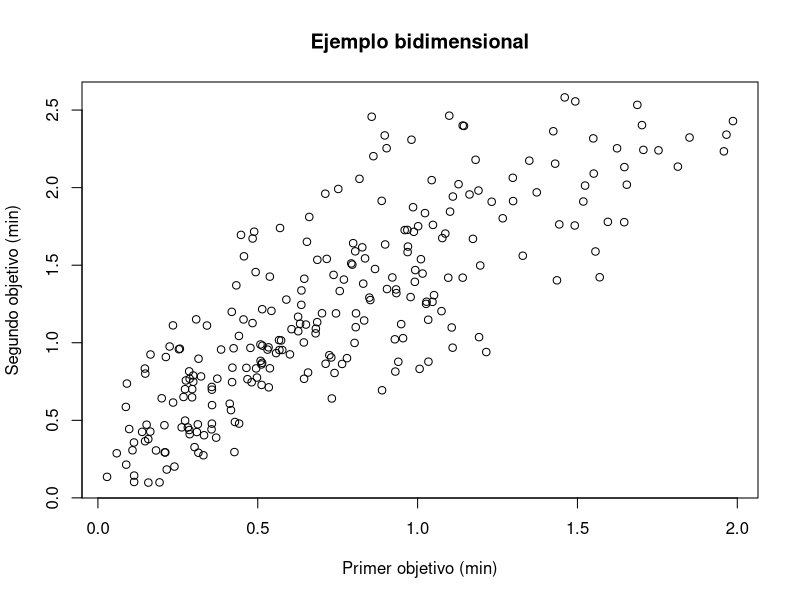
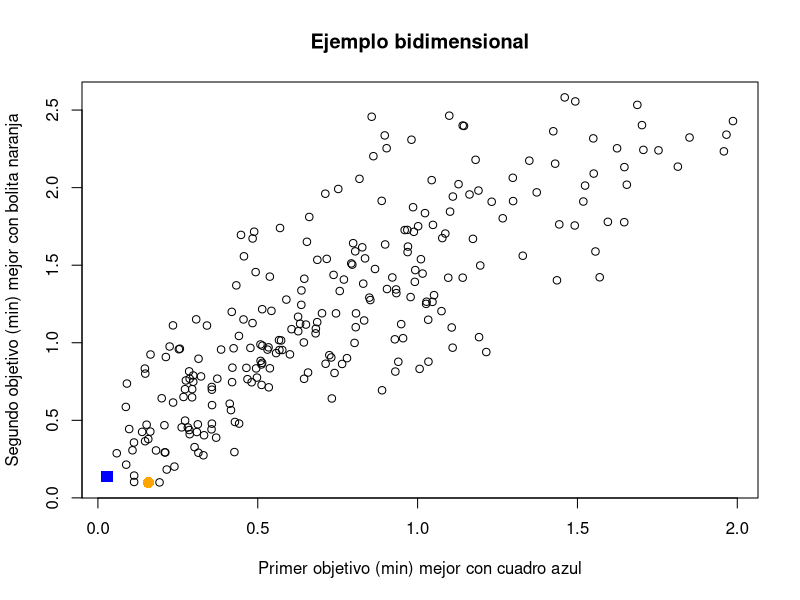

Source code (R) for these figures, in order:
pick.one <- function(x) {
  if (length(x) == 1) {
    return(x)
  } else {
    return(sample(x, 1))
  }
}

poli <- function(maxdeg, varcount, termcount) {
  f <- data.frame(variable=integer(), coef=integer(), degree=integer())
  for (t in 1:termcount) {
    var <- pick.one(1:varcount)
    deg <- pick.one(1:maxdeg)
    f <-  rbind(f, c(var, runif(1), deg))
  }
  names(f) <- c("variable", "coef", "degree")
  return(f)
}

eval <- function(pol, vars, terms) {
  value <- 0.0
  for (t in 1:terms) {
    term <- pol[t,]
    value <-  value + term$coef * vars[term$variable]^term$degree
  }
  return(value)
}

vc <- 4
md <- 3
tc <- 5
k <- 2 # cuantas funciones objetivo
obj <- list()
for (i in 1:k) {
  obj[[i]] <- poli(vc, md, tc)
}
minim <- (runif(k) > 0.5)
n <- 250 # cuantas soluciones aleatorias
sol <- matrix(runif(vc * n), nrow=n, ncol=vc)
val <- matrix(rep(NA, k * n), nrow=n, ncol=k)
for (i in 1:n) { # evaluamos las soluciones
  for (j in 1:k) { # para todos los objetivos
    val[i, j] <- eval(obj[[j]], sol[i,], tc)
  }
}
mejor1 <- which.max((1 + (-2 * minim[1])) * val[,1])
mejor2 <- which.max((1 + (-2 * minim[2])) * val[,2])
cual <- c("max", "min")
xl <- paste("Primer objetivo (", cual[minim[1] + 1], ")", sep="")
yl <- paste("Segundo objetivo (", cual[minim[2] + 1], ")", sep="")
png("p11_init.png")
plot(val[,1], val[,2], xlab=xl, ylab=yl, main="Ejemplo bidimensional")
graphics.off()
png("p11_mejores.png")
plot(val[,1], val[,2], xlab=paste(xl, "mejor con cuadro azul"),
     ylab=paste(yl,"mejor con bolita naranja"),
     main="Ejemplo bidimensional")
points(val[mejor1, 1], val[mejor1, 2], col="blue", pch=15, cex=1.5)
points(val[mejor2, 1], val[mejor2, 2], col="orange", pch=16, cex=1.5)
graphics.off()